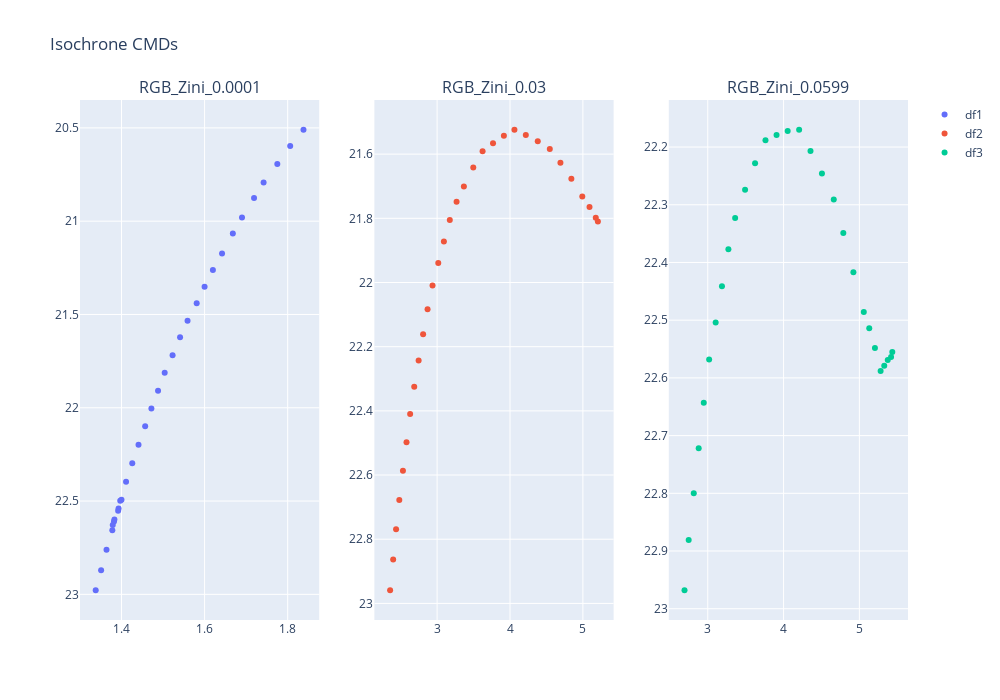

Write notebook code for a chart like this one.
### Code cell
# Making interactive plots with plotly

import plotly.express as px
import plotly.graph_objects as go
import plotly.subplots as sp
import pandas as pd


df1 = pd.read_csv('/Users/mmckay/phd_projects/analysis_routine/DATA/4GYRS_RGB_AGB_isochrones/RGB/RGB_Zini_0.0001.csv')
df2 = pd.read_csv('/Users/mmckay/phd_projects/analysis_routine/DATA/4GYRS_RGB_AGB_isochrones/RGB/RGB_Zini_0.03.csv')
df3 = pd.read_csv('/Users/mmckay/phd_projects/analysis_routine/DATA/4GYRS_RGB_AGB_isochrones/RGB/RGB_Zini_0.0599.csv')


# Create a subplot with 1 row and 2 columns
fig = sp.make_subplots(rows=1, cols=3, subplot_titles=("RGB_Zini_0.0001", "RGB_Zini_0.03", "RGB_Zini_0.0599",))

# Add scatter plot for df1
fig.add_trace(go.Scatter(x=df1['F475W_appmag-F814W_appmag'], y=df1['F814W_appmag'], mode='markers', name='df1', 
                        #  marker=dict(color=df1['Mini'], 
                        #              colorscale='magma_r', 
                                    #  colorbar=dict(title='Mini', orientation='h', len=0.45, xanchor="right", yanchor="middle", titleside="top", x=0.4, y=1.1))
                         ), 
                                    row=1, col=1)

# Add scatter plot for df2
fig.add_trace(go.Scatter(x=df2['F475W_appmag-F814W_appmag'], y=df2['F814W_appmag'], mode='markers', name='df2', 
                        #  marker=dict(color=df2['Mini'], 
                        #              colorscale='magma_r', 
                                    #  colorbar=dict(title='Mini', orientation='h', len=0.45, xanchor="left", yanchor="middle", titleside="top", x=0.6, y=1.1)
                         ), 
                                     row=1, col=2)

fig.add_trace(go.Scatter(x=df3['F475W_appmag-F814W_appmag'], y=df3['F814W_appmag'], mode='markers', name='df3', 
                        #  marker=dict(color=df3['Mini'], 
                        #              colorscale='magma_r', 
                                    #  colorbar=dict(title='Mini', orientation='h', len=0.45, xanchor="left", yanchor="middle", titleside="top", x=0.6, y=1.1))
                         ), 
                                     row=1, col=3)

# Update layout
fig.update_layout(height=700, width=1000, title_text="Subplots", title='Isochrone CMDs')

# Inverse y-axes
fig.update_yaxes(autorange="reversed")

# Show the plot
fig.show()

### Figure 1 — Plotly figure (JSON) as saved in the notebook; plotly's stock layout.template omitted (floating-point values rounded to 4 significant figures)
{"data": [{"mode": "markers", "name": "df1", "type": "scatter", "x": [1.338, 1.351, 1.364, 1.378, 1.392, 1.4, 1.393, 1.382, 1.379, 1.383, 1.397, 1.411, 1.426, 1.441, 1.457, 1.472, 1.488, 1.504, 1.523, 1.541, 1.559, 1.581, 1.6, 1.62, 1.642, 1.668, 1.69, 1.719, 1.742, 1.775, 1.806, 1.838], "xaxis": "x", "y": [22.98, 22.87, 22.76, 22.66, 22.55, 22.49, 22.54, 22.61, 22.63, 22.6, 22.5, 22.4, 22.3, 22.2, 22.1, 22.0, 21.91, 21.81, 21.72, 21.62, 21.53, 21.44, 21.35, 21.26, 21.17, 21.07, 20.98, 20.88, 20.79, 20.69, 20.6, 20.51], "yaxis": "y"}, {"mode": "markers", "name": "df2", "type": "scatter", "x": [2.355, 2.397, 2.437, 2.481, 2.531, 2.58, 2.63, 2.686, 2.746, 2.808, 2.869, 2.937, 3.016, 3.093, 3.174, 3.267, 3.367, 3.496, 3.624, 3.767, 3.916, 4.061, 4.217, 4.381, 4.546, 4.692, 4.842, 4.992, 5.091, 5.177, 5.206], "xaxis": "x2", "y": [22.96, 22.86, 22.77, 22.68, 22.59, 22.5, 22.41, 22.32, 22.24, 22.16, 22.08, 22.01, 21.94, 21.87, 21.8, 21.75, 21.7, 21.64, 21.59, 21.57, 21.54, 21.52, 21.54, 21.56, 21.58, 21.63, 21.68, 21.73, 21.77, 21.8, 21.81], "yaxis": "y2"}, {"mode": "markers", "name": "df3", "type": "scatter", "x": [2.693, 2.748, 2.815, 2.88, 2.947, 3.018, 3.104, 3.187, 3.272, 3.361, 3.492, 3.624, 3.761, 3.907, 4.054, 4.205, 4.355, 4.506, 4.662, 4.788, 4.921, 5.058, 5.13, 5.205, 5.28, 5.328, 5.374, 5.418, 5.434], "xaxis": "x3", "y": [22.97, 22.88, 22.8, 22.72, 22.64, 22.57, 22.5, 22.44, 22.38, 22.32, 22.27, 22.23, 22.19, 22.18, 22.17, 22.17, 22.21, 22.25, 22.29, 22.35, 22.42, 22.49, 22.51, 22.55, 22.59, 22.58, 22.57, 22.56, 22.55], "yaxis": "y3"}], "layout": {"annotations": [{"font": {"size": 16}, "showarrow": false, "text": "RGB_Zini_0.0001", "x": 0.1444, "xanchor": "center", "xref": "paper", "y": 1, "yanchor": "bottom", "yref": "paper"}, {"font": {"size": 16}, "showarrow": false, "text": "RGB_Zini_0.03", "x": 0.5, "xanchor": "center", "xref": "paper", "y": 1, "yanchor": "bottom", "yref": "paper"}, {"font": {"size": 16}, "showarrow": false, "text": "RGB_Zini_0.0599", "x": 0.8556, "xanchor": "center", "xref": "paper", "y": 1, "yanchor": "bottom", "yref": "paper"}], "height": 700, "title": {"text": "Isochrone CMDs"}, "width": 1000, "xaxis": {"anchor": "y", "domain": [0, 0.2889]}, "xaxis2": {"anchor": "y2", "domain": [0.3556, 0.6444]}, "xaxis3": {"anchor": "y3", "domain": [0.7111, 1]}, "yaxis": {"anchor": "x", "autorange": "reversed", "domain": [0, 1]}, "yaxis2": {"anchor": "x2", "autorange": "reversed", "domain": [0, 1]}, "yaxis3": {"anchor": "x3", "autorange": "reversed", "domain": [0, 1]}}}
